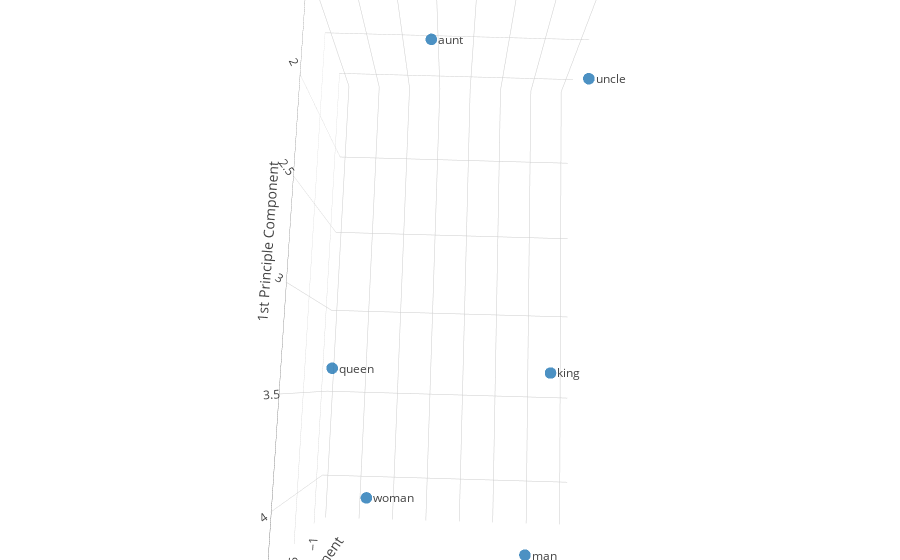

The cell this chart's notebook holds for it:
### Code cell
trace1 = go.Scatter3d(x=pca_result_df["x"], y=pca_result_df["y"], z=pca_result_df["z"],
                      mode='markers', marker={"size": 4, "opacity": 0.8},
                      text=pca_result_df["word"])
data = [trace1]

layout = go.Layout(margin={"l": 0, "r": 0, "b": 0, "t": 0}, 
                   scene={"xaxis": {"title": "1st Principle Component"}, 
                          "yaxis": {"title": "2nd Principle Component"}, 
                          "zaxis": {"title": "3rd Principel Component"},
                          "annotations": [{"showarrow": False,
                                           "x": row["x"],
                                           "y": row["y"],
                                           "z": row["z"],
                                           "text": row["word"],
                                           "xanchor": "left",
                                           "xshift": 5,
                                           "opacity": 1} for _, row in pca_result_df.iterrows()]})

iplot(go.Figure(data=data, layout=layout))

### Figure 1 — Plotly figure (JSON) as saved in the notebook; plotly's stock layout.template omitted (floating-point values rounded to 4 significant figures)
{"data": [{"marker": {"opacity": 0.8, "size": 4}, "mode": "markers", "text": ["man", "king", "woman", "queen", "uncle", "aunt"], "type": "scatter3d", "uid": "e42e85", "x": [4.165, 3.35, 3.935, 3.361, 1.838, 1.593], "y": [2.869, 3.134, 2.171, 1.811, 3.201, 2.367], "z": [-0.07641, -1.149, -0.02335, -1.06, -0.3009, -0.3908]}], "layout": {"autosize": true, "margin": {"b": 0, "l": 0, "r": 0, "t": 0}, "scene": {"annotations": [{"opacity": 1, "showarrow": false, "text": "man", "x": 4.165, "xanchor": "left", "xshift": 5, "y": 2.869, "z": -0.07641}, {"opacity": 1, "showarrow": false, "text": "king", "x": 3.35, "xanchor": "left", "xshift": 5, "y": 3.134, "z": -1.149}, {"opacity": 1, "showarrow": false, "text": "woman", "x": 3.935, "xanchor": "left", "xshift": 5, "y": 2.171, "z": -0.02335}, {"opacity": 1, "showarrow": false, "text": "queen", "x": 3.361, "xanchor": "left", "xshift": 5, "y": 1.811, "z": -1.06}, {"opacity": 1, "showarrow": false, "text": "uncle", "x": 1.838, "xanchor": "left", "xshift": 5, "y": 3.201, "z": -0.3009}, {"opacity": 1, "showarrow": false, "text": "aunt", "x": 1.593, "xanchor": "left", "xshift": 5, "y": 2.367, "z": -0.3908}], "aspectmode": "auto", "aspectratio": {"x": 1.617, "y": 0.874, "z": 0.7075}, "camera": {"center": {"x": 0, "y": 0, "z": 0}, "eye": {"x": 0.3287, "y": 0.009341, "z": 2.14}, "up": {"x": 0, "y": 0, "z": 1}}, "xaxis": {"title": "1st Principle Component", "type": "linear"}, "yaxis": {"title": "2nd Principle Component", "type": "linear"}, "zaxis": {"title": "3rd Principel Component", "type": "linear"}}}}
